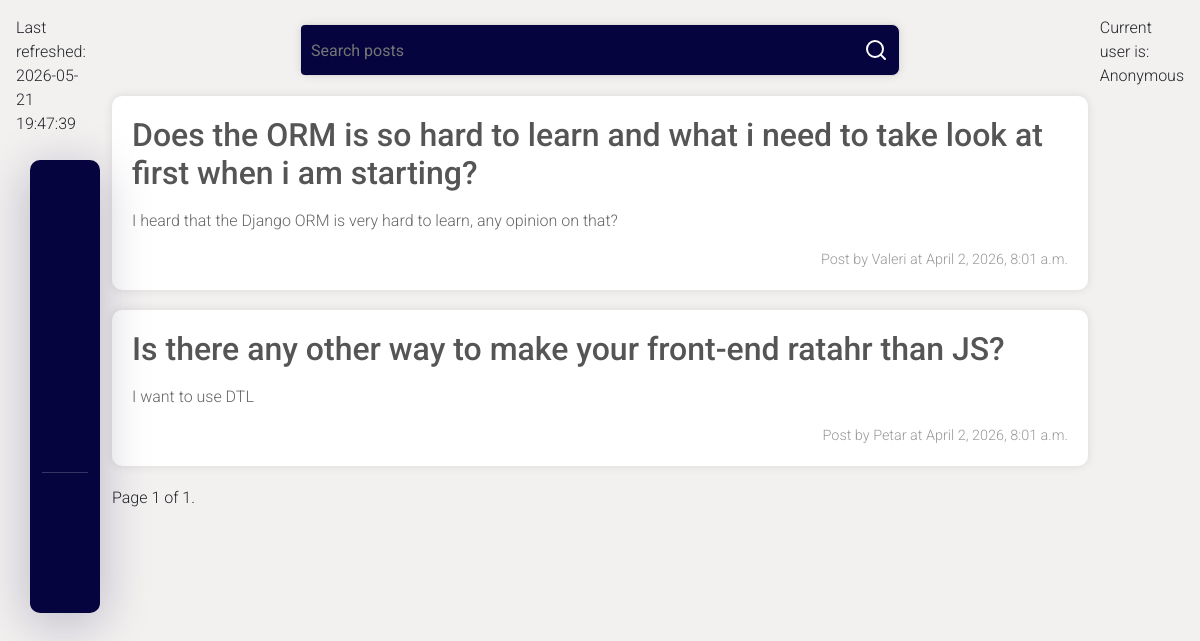
Before: / with the older database file.
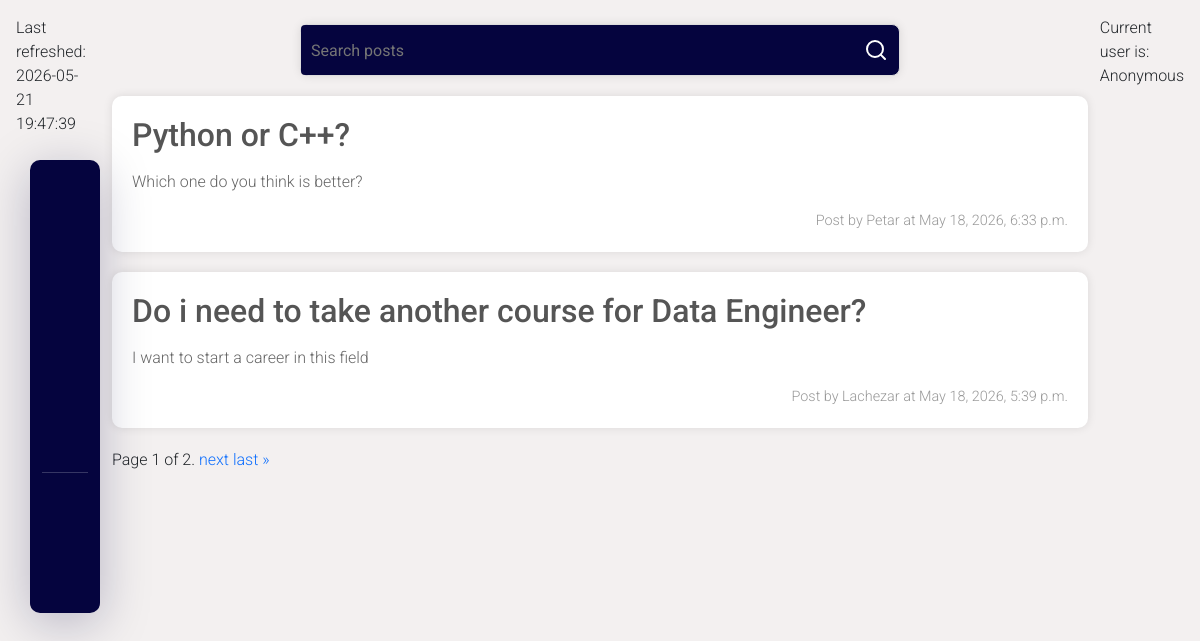
After: the same page with the newer database file.
### forum/models.py (models this page shows, shortened)
class PostBaseModel(models.Model):
    title = models.CharField(
        max_length=100
    )
    context = models.TextField()
    author = models.CharField(
        max_length=30
    )
    created_at = models.DateTimeField(
        auto_now_add=True,
        blank=True,
        null=True
    )
    language = models.CharField(
        choices=LanguageChoices.choices,
        default=LanguageChoices.OTHER
    )
    image = models.ImageField(
        upload_to='media_files',
        null=True,
        blank=True
    )

### forum/views.py (the view)
# urls.py: path('',views.DashboardView.as_view(),name='dashboard'),
class DashboardView(ListView):
    template_name = 'dashboard.html'
    model = PostBaseModel
    context_object_name = 'posts'
    paginate_by = 2
    def get_queryset(self):
        queryset = super().get_queryset().order_by('-created_at')
        self.form = SearchForm(self.request.GET)
        if self.form.is_valid():
            query = self.form.cleaned_data.get('query')
            if query:
                queryset = queryset.filter(title__icontains=query)
        return queryset
    def get_context_data(self,**kwargs):
        context = super().get_context_data(**kwargs)
        context['search_form'] = self.form
        if hasattr(self, 'form') and self.form.is_valid():
            query = self.form.cleaned_data.get('query')
            if query:
                context['query'] = query
        return context

### forum/forms.py
class SearchForm(forms.Form):
        query = forms.CharField(
            label='',
            required=False,
            max_length=100,
            widget=forms.TextInput(
                attrs={
                    'placeholder':'Search posts'
                }
            )
        )

### forum/templatetags/current_time.py (called while the page is built)
@register.simple_tag(name='current_time')
def get_current_time(format_time='%Y-%m-%d %H:%M:%S'):
    return datetime.now().strftime(format_time)

### forum/templatetags/markdown_extras.py (called while the page is built)
@register.filter(name='markdown')
def markdown_filter(text):
    return mark_safe(markdown.markdown(text))

### forum/templatetags/user_info.py (called while the page is built)
@register.inclusion_tag('username_info.html')
def user_info(user):
    return {
        'user':user.username
    } if user.is_authenticated else {'user':'Anonymous'}

### templates/dashboard.html (shortened to what this page needs)
{% extends 'base.html' %}
{% load markdown_extras %}
{% load recent_questions %}
{% load static %}
{% block content %}
    <form class = 'search-bar' action="{% url 'dashboard' %}">
        {{ search_form }}
        <button style="color: white">
            <svg xmlns="http://www.w3.org/2000/svg" width="24" height="24" viewBox="0 0 24 24" fill="none" stroke="currentColor" stroke-width="2" stroke-linecap="round" stroke-linejoin="round" class="lucide lucide-search-icon lucide-search"><path d="m21 21-4.34-4.34"/><circle cx="11" cy="11" r="8"/></svg>
        </button>
    </form>
    <div class="posts">
        {% for post in posts %}
            <div class="post">
                <a class="post-url" href="{% url 'detail-post' post.pk %}">
                    <h2>{{ post.title }}</h2>
                    <p>{{ post.context|markdown }}</p>
                    <div class="post-meta">
                        <span>Post by {{ post.author|default:'Anonymous' }} at {{ post.created_at }}</span>
                    </div>
                </a>
                </div>
        {% endfor %}
        <div class="pagination">
             <span class="step-links">
                 <span class="current">
                Page {{ page_obj.number }} of {{ page_obj.paginator.num_pages }}.
                </span>
                 {% if page_obj.has_next %}
                     <a href="?page={{ page_obj.next_page_number }}&query={{ query }}">next</a>
                     <a href="?page={{ page_obj.paginator.num_pages }}&query={{ query }}">last &raquo;</a>
                 {% endif %}
             </span>
        </div>
        </div>
{% endblock %}

### templates/base.html (shortened to what this page needs)
{% load static %}
{% load markdown_extras %}
{% load current_time %}
{% load user_info %}
<!DOCTYPE html>
<html lang="en">
<head>
    <link href="https://cdn.jsdelivr.net/npm/bootstrap@5.0.2/dist/css/bootstrap.min.css" rel="stylesheet">
    <link rel="stylesheet" href="{% static '/css/styles.css' %}">
</head>
<body>
    <div class="container-fluid">
        <div class="row">
            <div class="col-md-1 p-3">
                <p>Last refreshed: {% current_time %}</p>
            </div>
            <div class="col-md-10 py-4">
                <div>
                    {% block content %}
                    {% endblock %}
                </div>
            </div>
            <div class="col-md-1 d-flex justify-content-end p-3">
                {% user_info request.user %}
            </div>
        </div>
    </div>
    {% include 'nav.html' %}
</body>
</html>

### templates/username_info.html
<div>
    Current user is: {{ user }}
</div>

### templates/nav.html (shortened to what this page needs)
<ul class="menu">
    <li class="menu-item">
        <a href="{% url 'dashboard' %}" class="menu-link">
        </a>
    </li>
    <li class="menu-item">
        <a href="#" class="menu-link">
        </a>
    </li>
    <li class="menu-item">
        <a href="{% url 'add-post' %}" class="menu-link">
        </a>
    </li>
    <li class="menu-item">
        <a href="#" class="menu-link">
        </a>
    </li>
    <li class="menu-item">
        <a href="#" class="menu-link">
        </a>
    </li>
    <li class="menu-item">
        <a href="#" class="menu-link">
        </a>
    </li>
    <li class="menu-item">
        <a href="#" class="menu-link">
        </a>
    </li>
</ul>

### static/css/posts.css (style rules this page uses)
body { font-family: "Roboto", sans-serif; font-weight: 300; font-style: normal; background-color: #f3f0f0; margin: 0; padding: 0; }
a { text-decoration: none; }
.posts { margin-top: 20px; display: flex; flex-direction: column; gap: 20px; }
.post { position: relative; padding: 20px; border-radius: 10px; background-color: #ffffff; box-shadow: 0 0 10px rgba(0, 0, 0, 0.1); }
.post h2 { margin: 0; color: #555; text-align: left; }
.post p { color: #666; text-align: left; }
.post-meta { margin-top: 10px; display: flex; justify-content: end; font-size: 0.9em; color: #999; }

### static/css/nav.css (style rules this page uses)
*, *:after, *:before { box-sizing: border-box; }
ul.menu { position: fixed; font-family: "Roboto", sans-serif; font-weight: 300; font-style: normal; left: 30px; top: 20%; list-style: none; margin: 0; width: 70px; padding: 0; margin-right: auto; background-color: #05043e; display: flex; flex-direction: column; justify-content: space-between; padding: 0.75rem; border-radius: 10px; box-shadow: 0 10px 50px 0 rgba(5, 4, 62, 0.25); z-index: 10000; }
ul.menu li.menu-item:nth-child(6) { margin-top: 5rem; padding-top: 1.25rem; border-top: 1px solid #363664; }
ul.menu li.menu-item + li.menu-item { margin-top: 0.75rem; }
ul.menu a.menu-link { color: #FFF; text-decoration: none; display: flex; align-items: center; justify-content: center; width: 3rem; height: 3rem; border-radius: 8px; position: relative; }

### static/css/forms.css (style rules this page uses)
form { width: 100%; max-width: 600px; margin: 0 auto; padding: 20px; background-color: #89a5ff; border: 1px solid #ddd; border-radius: 8px; box-shadow: 0 0 10px rgba(0, 0, 0, 0.1); }
form div { margin-bottom: 15px; }
form input[type="text"], form textarea { width: 100%; padding: 10px; font-size: 16px; border: 1px solid #ccc; border-radius: 4px; }

### static/css/search-bar.css (style rules this page uses)
.search-bar { width: 100%; height: 52px; display: flex; justify-content: flex-end; padding: 0; box-shadow: 0 0 10px rgba(0, 0, 0, 0.1); }
.search-bar { background-color: #05043e; }
.search-bar div { width: 100%; height: 100%; }
.search-bar button { background-color: transparent; border: none; margin-right: 5px; }
.search-bar div input[type="text"] { background-color: #05043e; border: none; padding-left: 10px; height: 50px; color: white; }

Changed rows visible on the page:
removed PostBaseModel: title "Does the ORM is so hard to learn and what i need to take look at first when i am starting?", context "I heard that the Django ORM is very hard to learn, any opinion on that?", author "Valeri", created_at "April 2, 2026, 8:01 a.m."
removed PostBaseModel: title "Is there any other way to make your front-end ratahr than JS?", context "I want to use DTL", author "Petar", created_at "April 2, 2026, 8:01 a.m."
added PostBaseModel: title "Python or C++?", context "Which one do you think is better?", author "Petar", created_at "May 18, 2026, 6:33 p.m."
added PostBaseModel: title "Do i need to take another course for Data Engineer?", context "I want to start a career in this field", author "Lachezar", created_at "May 18, 2026, 5:39 p.m."
Other visible differences:
{{ page_obj.paginator.num_pages }}: "1" → "2"
text now shown: "next last »"
